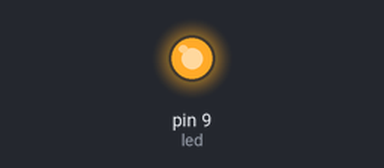
This sketch was run on a simulated Arduino Uno, built with avr-gcc and run on an emulated ATmega328P. Shown: output pins drawn as LEDs (lit = HIGH).

Above: at 0.05 s.
At 2.5 s:
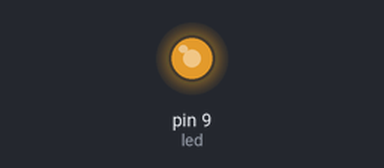
At 5.0 s:
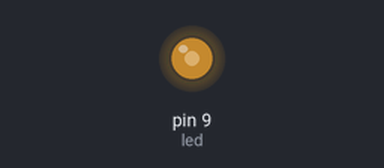
At 10.0 s:
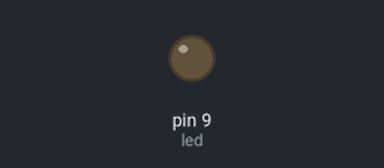
Timing chart, 0 to 13.0 s (numbered marks = the images above):
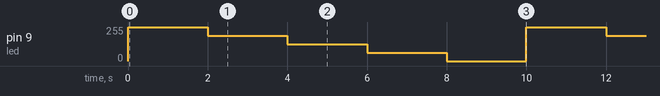

The sketch:

pwm_0_stati.ino
```cpp
/*
   PWM Stati

   PWM per un LED: impostare i valori di luminosita' di un LED.
   4 stati di luminosita' per un LED collegato a un PIN PWM

   Il PWM del 328p simula un convertitore digitale -> analogico
   con profondita' di 8 bit: 256 valori da 0 - 255 .

 */

const int led  = 9   ;     // Il pin ~9 e' abilitato al PWM
const int pausa = 2000; // Pausa tra uno stato e l'altro

void setup()  {
  pinMode(led, OUTPUT); // Il PIN nove va dichiarato come un OUTPUT
}

void loop()  {
  // OUTPUT al 100% : 255
  analogWrite(led, 255) ;
  delay(pausa);

  // OUTPUT al 75% : 191
  analogWrite(led, 191) ;
  delay(pausa);

  // OUTPUT al 50% : 127
  analogWrite(led, 127) ;
  delay(pausa);

  // OUTPUT al 25%: 63
  analogWrite(led, 63 ) ;
  delay(pausa);

  // OUTPUT al 0%
  analogWrite(led, 0) ;
  delay(pausa);
}
```

Measured:
- by itself, pin 9 (led): repeats every 10.0 s: 191/255 2.0 s, 127/255 2.0 s, 63/255 2.0 s, 0/255 2.0 s, 255/255 2.0 s
